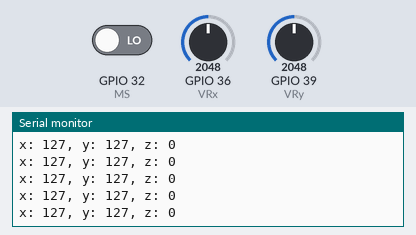
Simulated run of this sketch. Board: ESP32. Shown: the last lines printed to the serial monitor. The test bench sets the inputs (shaded band); at power-on: GPIO 36 (VRx) = 2048, GPIO 39 (VRy) = 2048, GPIO 32 (MS) LOW (analog values on the 0–4095 scale). Nothing arrives over Bluetooth unless stated; a phone connects over Bluetooth LE 3 s after start.

Above: at 3.9 s.
4.0 s: GPIO 36 (VRx) set to 2866
At 4.01 s:
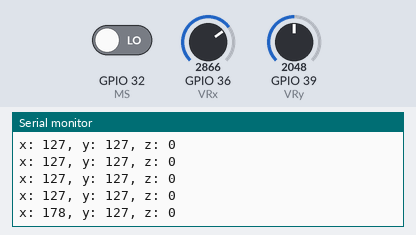
5.5 s: GPIO 39 (VRy) set to 2866
At 5.52 s:
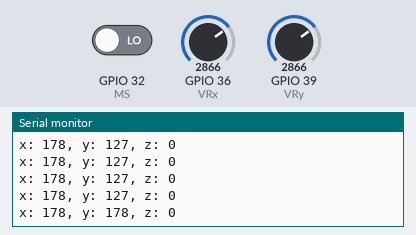
7.0 s: GPIO 32 (MS) driven HIGH
At 7.02 s:
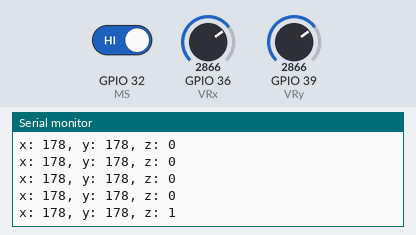
8.5 s: GPIO 36 (VRx) set to 3603
At 8.53 s:
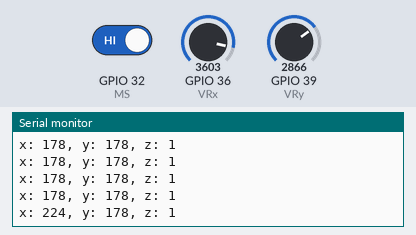
10.0 s: GPIO 39 (VRy) set to 3603
At 10.03 s:
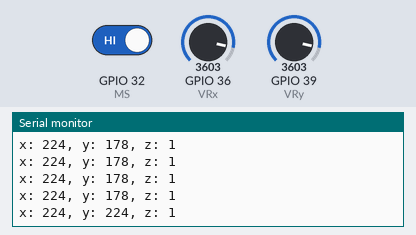
11.5 s: GPIO 32 (MS) driven LOW
At 11.54 s:
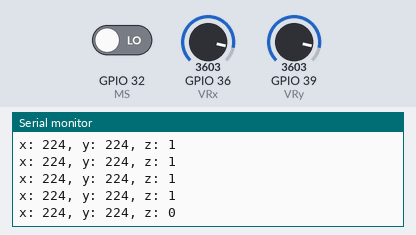
Timing chart, 0 to 14.0 s (numbered marks = the images above; inputs shaded):
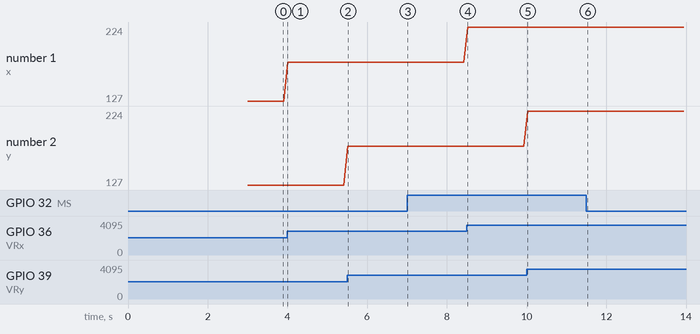

The sketch:

BLE_joystick.ino
```cpp
/*
    Video: https://www.youtube.com/watch?v=oCMOYS71NIU
    Based on Neil Kolban example for IDF: https://github.com/nkolban/esp32-snippets/blob/master/cpp_utils/tests/BLE%20Tests/SampleNotify.cpp
    Ported to Arduino ESP32 by Evandro Copercini
    updated by chegewara

   Create a BLE server that, once we receive a connection, will send periodic notifications.
   The service advertises itself as: 4fafc201-1fb5-459e-8fcc-c5c9c331914b
   And has a characteristic of: beb5483e-36e1-4688-b7f5-ea07361b26a8

   The design of creating the BLE server is:
   1. Create a BLE Server
   2. Create a BLE Service
   3. Create a BLE Characteristic on the Service
   4. Create a BLE Descriptor on the characteristic
   5. Start the service.
   6. Start advertising.

   A connect hander associated with the server starts a background task that performs notification
   every couple of seconds.
*/
#include <BLEDevice.h>
#include <BLEServer.h>
#include <BLEUtils.h>
#include <BLE2902.h>

BLEServer* pServer = NULL;
BLECharacteristic* pCharacteristic_x = NULL;
BLECharacteristic* pCharacteristic_y = NULL;
BLECharacteristic* pCharacteristic_z = NULL;
bool deviceConnected = false;
bool oldDeviceConnected = false;

// See the following for generating UUIDs:
// https://www.uuidgenerator.net/

//#define SERVICE_UUID_JOYSTICK               "a4b2b621-ef2b-42c8-adaf-35999ccea1e2"
//#define CHARACTERISTIC_UUID_JOYSTICK_X      "eec5d0af-64cf-44ea-a1d1-073ad823d69b"
//#define CHARACTERISTIC_UUID_JOYSTICK_Y      "01be4adc-ff2c-421a-886b-52e2e677bc5c"
//#define CHARACTERISTIC_UUID_JOYSTICK_Z      "d1f70ce0-bc31-48a9-a115-3253bc2bdb04"

#define SERVICE_UUID_JOYSTICK               "2A9F" // user control point
#define CHARACTERISTIC_UUID_JOYSTICK_X      "2AAE" // latitude
#define CHARACTERISTIC_UUID_JOYSTICK_Y      "2AAF" // longitude
#define CHARACTERISTIC_UUID_JOYSTICK_Z      "2AB3" // altitude


class MyServerCallbacks: public BLEServerCallbacks {
    void onConnect(BLEServer* pServer) {
      deviceConnected = true;
      BLEDevice::startAdvertising();
    };

    void onDisconnect(BLEServer* pServer) {
      deviceConnected = false;
    }
};

// GPIO init
int VRx = 36;
int VRy = 39;
int MS = 32;

void getJoystick() {
  uint8_t x, y ,z;
  x = map(analogRead(VRx),0,4096,0,255);
  y = map(analogRead(VRy),0,4096,0,255);
  z = digitalRead(MS);

  Serial.print("x: ");
  Serial.print(x);
  Serial.print(", y: ");
  Serial.print(y);
  Serial.print(", z: ");
  Serial.println(z);

  pCharacteristic_x->setValue(&x, 1);
  pCharacteristic_y->setValue(&y, 1);
  pCharacteristic_z->setValue(&z, 1);
}


void setup() {
  Serial.begin(115200);

  // Create the BLE Device
  BLEDevice::init("MyESP32");

  // Create the BLE Server
  pServer = BLEDevice::createServer();
  pServer->setCallbacks(new MyServerCallbacks());

  // Create the BLE Service
  BLEService *pService_joystick = pServer->createService(SERVICE_UUID_JOYSTICK);

  // Create a BLE Characteristic
  pCharacteristic_x = pService_joystick->createCharacteristic(
                      CHARACTERISTIC_UUID_JOYSTICK_X,
                      BLECharacteristic::PROPERTY_READ
                    );

  pCharacteristic_y = pService_joystick->createCharacteristic(
                      CHARACTERISTIC_UUID_JOYSTICK_Y,
                      BLECharacteristic::PROPERTY_READ
                    );

  pCharacteristic_z = pService_joystick->createCharacteristic(
                      CHARACTERISTIC_UUID_JOYSTICK_Z,
                      BLECharacteristic::PROPERTY_READ
                    );

  // https://www.bluetooth.com/specifications/gatt/viewer?attributeXmlFile=org.bluetooth.descriptor.gatt.client_characteristic_configuration.xml
  // Create a BLE Descriptor
  pCharacteristic_x->addDescriptor(new BLE2902());
  pCharacteristic_y->addDescriptor(new BLE2902());
  pCharacteristic_z->addDescriptor(new BLE2902());

  // Start the service
  pService_joystick->start();

  // Start advertising
  BLEAdvertising *pAdvertising = BLEDevice::getAdvertising();
  pAdvertising->addServiceUUID(SERVICE_UUID_JOYSTICK);
  pAdvertising->setScanResponse(false);
  pAdvertising->setMinPreferred(0x0);  // set value to 0x00 to not advertise this parameter
  BLEDevice::startAdvertising();


  analogReadResolution(12);

  pinMode(MS,INPUT);

  Serial.println("Ready");
}

void loop() {
    // notify changed value
    if (deviceConnected) {
        getJoystick();
        //pCharacteristic->notify();
        delay(100);
    }
    // disconnecting
    if (!deviceConnected && oldDeviceConnected) {
        delay(500); // give the bluetooth stack the chance to get things ready
        pServer->startAdvertising(); // restart advertising
        Serial.println("start advertising");
        oldDeviceConnected = deviceConnected;
    }
    // connecting
    if (deviceConnected && !oldDeviceConnected) {
        // do stuff here on connecting
        oldDeviceConnected = deviceConnected;
    }
}
```

Measured:
- after the input at 4.0 s, the serial monitor: prints a new line at once (image 1)
- after the input at 5.5 s, the serial monitor: prints a new line at once (image 2)
- after the input at 7.0 s, the serial monitor: prints a new line at once (image 3)
- after the input at 8.5 s, the serial monitor: prints a new line at once (image 4)
- after the input at 10.0 s, the serial monitor: prints a new line at once (image 5)
- after the input at 11.5 s, the serial monitor: prints a new line at once (image 6)
- plotted number 1: 127 → 178 after the input at 4.0 s, 178 → 224 after the input at 8.5 s
